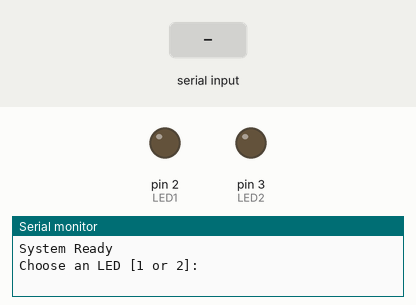
Simulated run of this sketch. Board: Arduino Uno, built with avr-gcc and run on an emulated ATmega328P. Shown: output pins drawn as LEDs (lit = HIGH), the last lines printed to the serial monitor. Dashed ring = blinking. The inputs (shaded band) are chosen by the test bench.

Above: at 1.2 s.
1.3 s: "90,45\n" received over Serial
2.8 s: "1\n" received over Serial
4.3 s: "30,150\n" received over Serial
At 4.52 s:
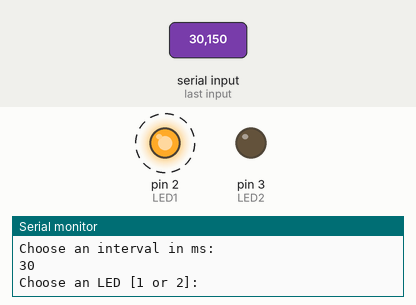
Timing chart, 0 to 13.3 s (numbered marks = the images above; inputs shaded):
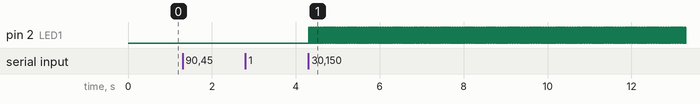

The sketch:

projCyclicTasking.ino
```cpp
/*
CHANGE LOG:
  - Created the round-robin loop
  - Incorporated 2 tasks [task_blink, task_serial]
  - used #define for LED pinouts and messaging
*/

#define LED1 2 // Pin for first LED
#define LED2 3 // Pin for second LED
#define CHOOSE_STATEMENT "Choose an LED [1 or 2]: \n"
#define BUF_SIZE 16

// rates for the LEDs respectively
unsigned int rate1 = 0;
unsigned int rate2 = 0;

// define target LED
int targetLED;

// defining input modifier
char inputBuffer[BUF_SIZE];
uint8_t bufInd = 0;
// save previous blink times; default is 0
unsigned long previousMillis1 = 0;
unsigned long previousMillis2 = 0;

// save previous state; default is low
int ledState1 = LOW;
int ledState2 = LOW;

bool awaitingInterval = false;

/*** START TASK MANAGEMENT ***/
void task_blink();
void task_serial();

typedef struct{
  unsigned long Interval;
  unsigned long LastTick;
  void (*Func)(void); // point this when a task finishes
}TaskType;

// create our task block
static TaskType Tasks[]{
  {1, 0, task_blink},
  {5, 0, task_serial}, // constant task
  // NOTE: RATES CAN BE CHANGED!
};

uint8_t Tsk_GetNumTasks(void) {return sizeof(Tasks) / sizeof(*Tasks);};

/*** END TASK MANAGEMENT***/

void setup() {
  // set pinModes to output
  pinMode(LED1, OUTPUT);
  pinMode(LED2, OUTPUT);
  digitalWrite(LED1, ledState1);
  digitalWrite(LED2, ledState2);
  Serial.begin(9600);

  Serial.println("\nSystem Ready");
  Serial.println(CHOOSE_STATEMENT);
}

void loop() {

  // we can track current millis for movement
  const uint8_t NumTasks = Tsk_GetNumTasks();
  unsigned long currentMillis = millis();

  for(uint8_t i = 0; i < NumTasks; i++){
    if(Tasks[i].Interval == 0){
      Tasks[i].Func();
    }else if(currentMillis - Tasks[i].LastTick >= Tasks[i].Interval){
      Tasks[i].LastTick = currentMillis; // update the last tick
      Tasks[i].Func();
    } // if & if-else block
  } // end for(int i = 0; ... i++)
}

void task_blink(){
  unsigned long currentMillis = millis();

  // Check for the first LED
  if(rate1 > 0){
    unsigned long interval1 = rate1 / 2;
    if (currentMillis - previousMillis1 >= interval1) {
      previousMillis1 = currentMillis; // Save the last blink time
      ledState1 = !ledState1;
      digitalWrite(LED1, ledState1);
    }
  }else{
    digitalWrite(LED1, LOW); // off if rate is 0
  }

  // Check for the second LED
  if(rate2 > 0){
    unsigned long interval2 = rate2 / 2;
    if (currentMillis - previousMillis2 >= interval2) {
      previousMillis2 = currentMillis; // Save the last blink time
      ledState2 = !ledState2;
      digitalWrite(LED2, ledState2);
    }
  }else{
    digitalWrite(LED2, LOW);
  }
} // end task_blink

void task_serial(){
  while(Serial.available() > 0){
    char ch = Serial.read();

    if(ch == '\n' || ch == '\r'){
      if(bufInd > 0){
        inputBuffer[bufInd] = '\0'; // clear C string for usage

        if(!awaitingInterval){
          targetLED = atoi(inputBuffer);
          if(targetLED == 1 || targetLED == 2){
            Serial.println(targetLED);
            awaitingInterval = true;
            Serial.println("Choose an interval in ms:\n");
          }else{
            Serial.println("LED Invalid, try again\n");
            Serial.println(CHOOSE_STATEMENT);
          }
        }else{
          // choosing an interval
          int interval = atoi(inputBuffer);
          Serial.println(interval);
          if(targetLED == 1) rate1 = interval;
          if(targetLED == 2) rate2 = interval;

          // start the reset
          awaitingInterval = false;
          Serial.println(CHOOSE_STATEMENT);
        }
        bufInd = 0; // reset the value for the buffer index
      }
    }else{
      // method to prevent buffer overflow
      if(bufInd < BUF_SIZE - 1){
        inputBuffer[bufInd++] = ch;
      }
    }
  }
} // end task_serial
```

Measured:
- after the input at 4.3 s, pin 2 (LED1): alternates HIGH for 0.02 s and LOW for 0.02 s, starting at once
